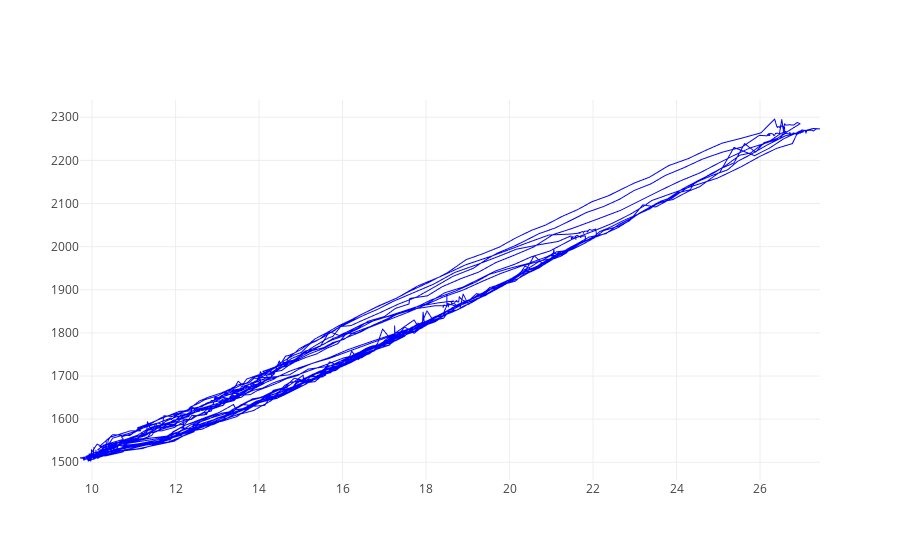

This figure's notebook cell:
### Code cell
adjX = 0
adjY = 9
print ('adjX: ', adjX, 'adjY: ', adjY)

#assign data
trace0 = go.Scattergl(
        x = ynew[adjX:],
        y = SensorData[adjY:],
        name ="xy",
        mode = 'lines',
        line=dict(
            width=1, color='blue'
        )
)
data = [trace0]

iplot(data, filename='scatter')

### Figure 1 — Plotly figure (JSON) as saved in the notebook; plotly's stock layout.template omitted (floating-point values rounded to 4 significant figures; data arrays with more than 128 entries replaced by an {"elided": "..."} marker saying what was removed)
{"data": [{"line": {"color": "blue", "width": 1}, "mode": "lines", "name": "xy", "type": "scattergl", "x": {"elided": "2079 float values"}, "y": {"elided": "2091 str values"}}], "layout": {}}
